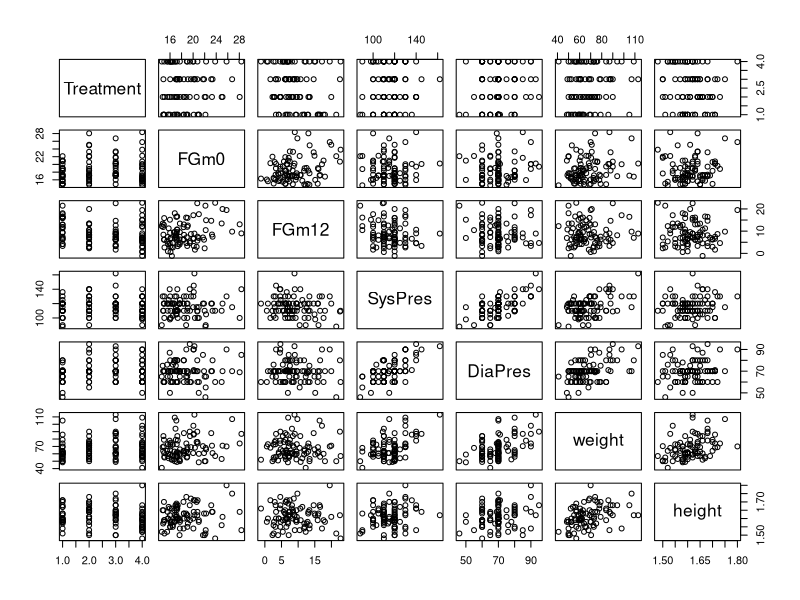
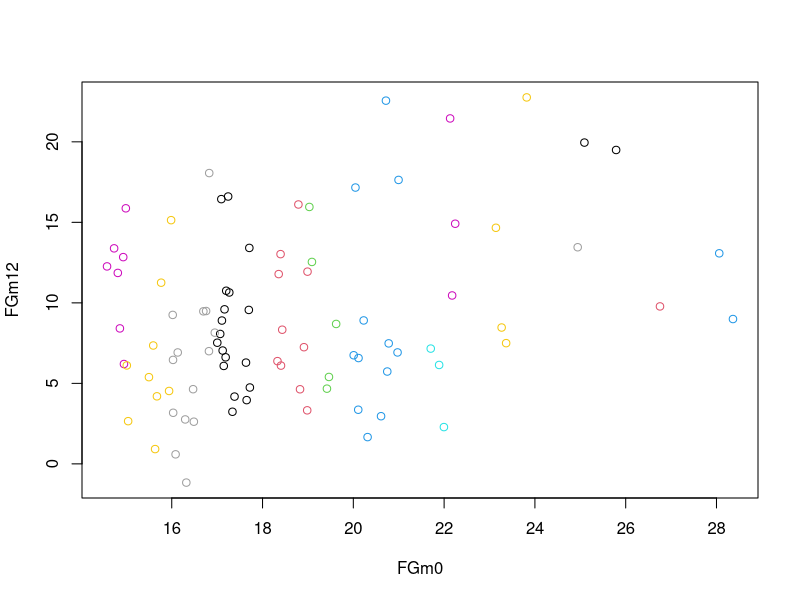
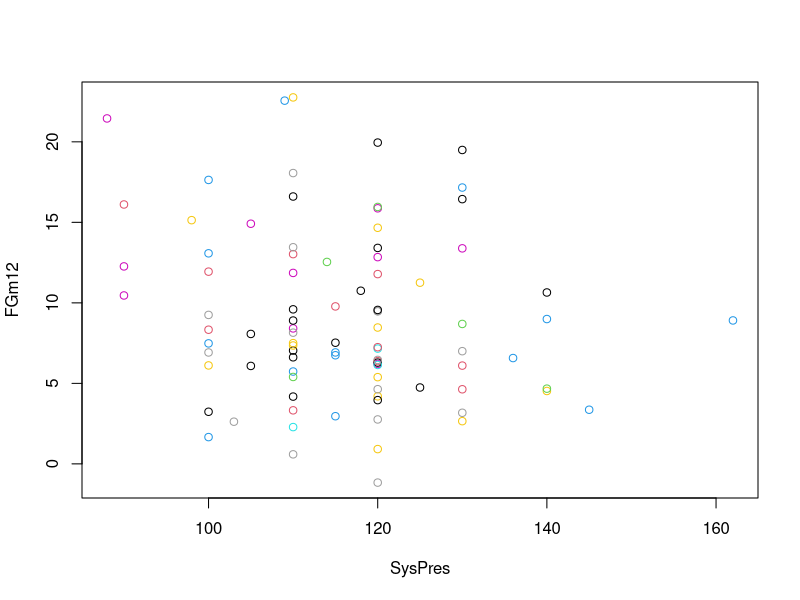
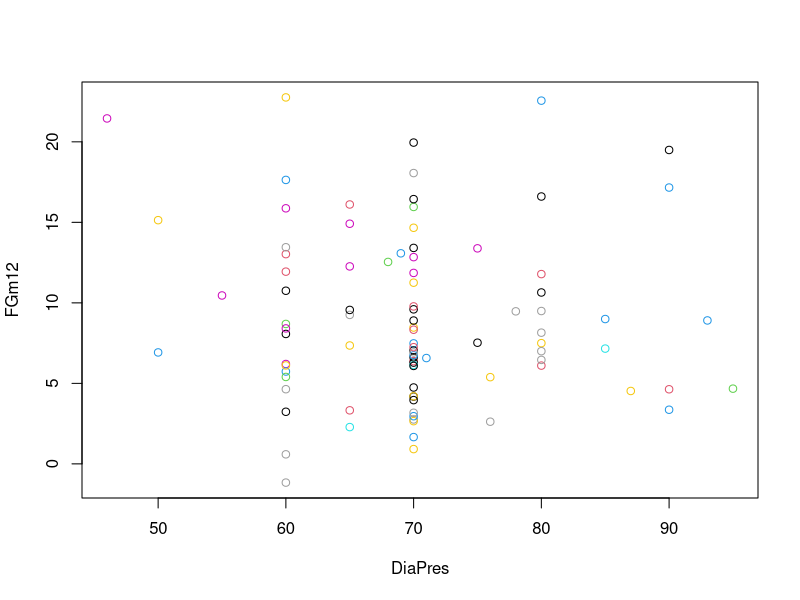
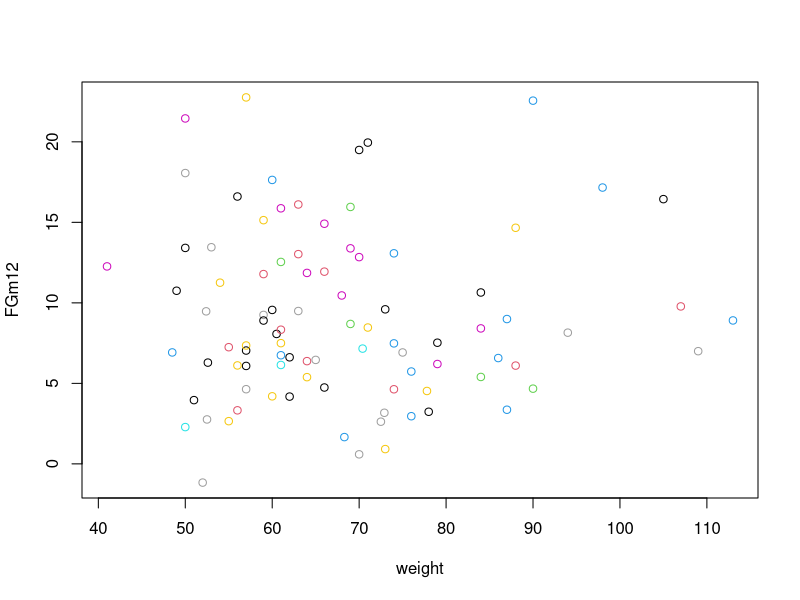
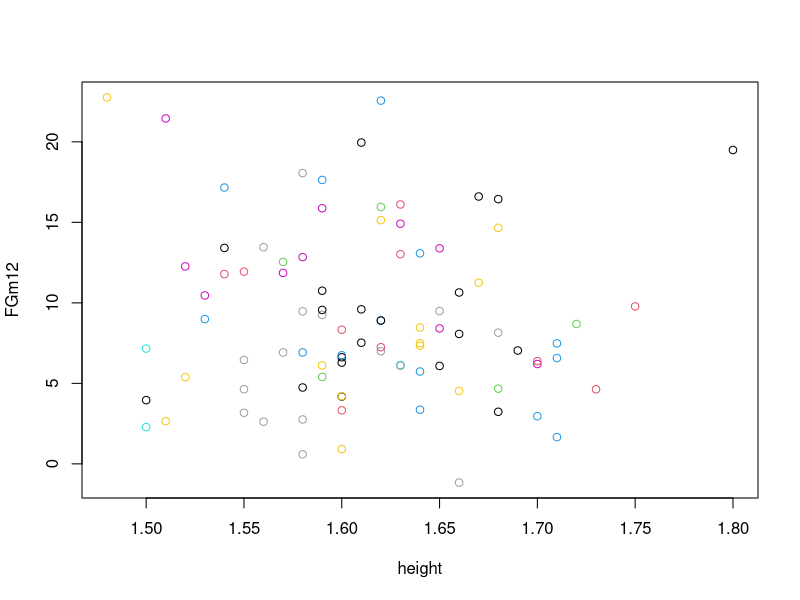
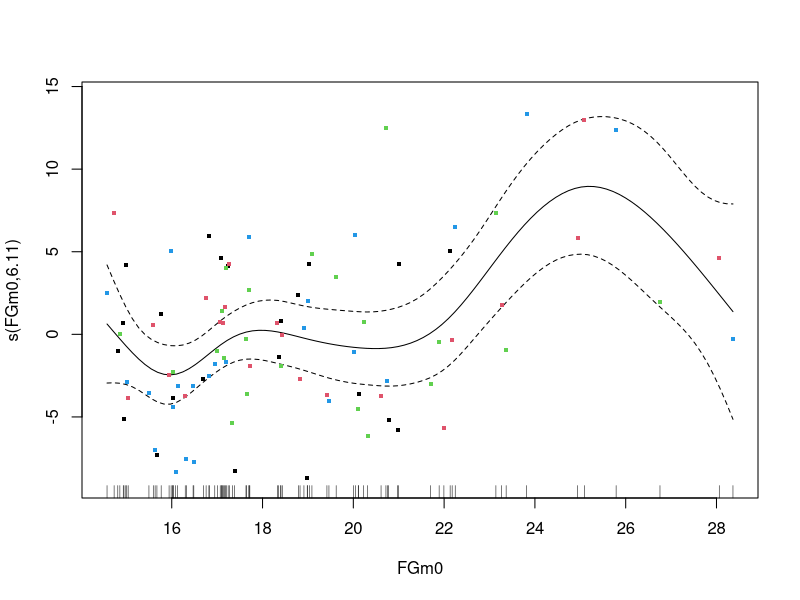
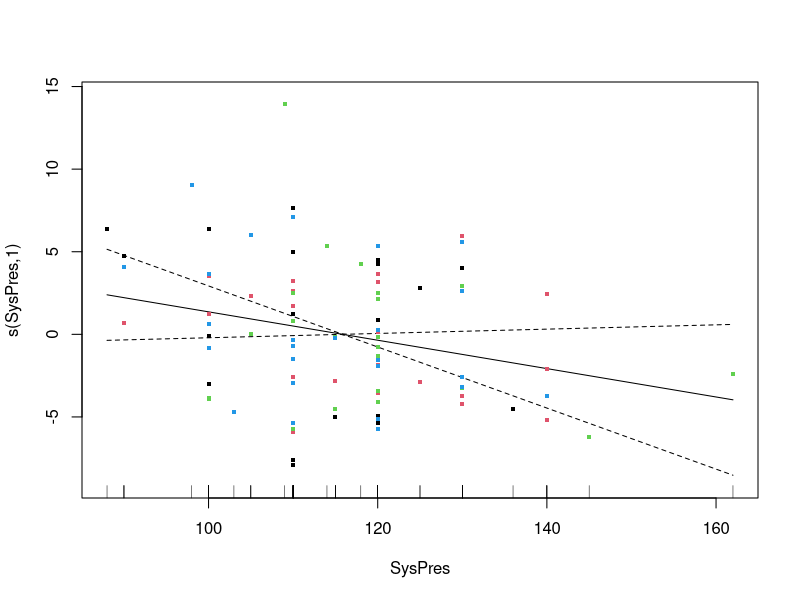

The R source for these figures, in order:
## ---- chunk 1
library(mgcv)

hirs <- read.table("hirsutism.dat",header=T, sep="\t",fill=TRUE)
## ---- chunk 2
hirs$Treatment <- as.factor(hirs$Treatment)
data = hirs[,!(names(hirs) %in% c('FGm3','FGm6'))]
data$height <- as.numeric(data$height)
data$FGm12 <- as.numeric(data$FGm12)
data <- na.omit(data)
## ---- chunk 3
pairs(data)
nrow(data)
cor(data[,-1])
## ---- chunk 4
for(i in c(2,4,5,6,7)){
  plot(data[,i],data[,3],col=data[,2],xlab = colnames(data)[i],ylab=colnames(data)[3])
}
## ---- chunk 5
gam0 <- gam(FGm12 ~ FGm0 + Treatment + SysPres + DiaPres + weight + height, data = data)

summary(gam0)
## ---- chunk 6
gam1 <- gam(FGm12 ~ s(FGm0) + Treatment + s(SysPres) + s(DiaPres) + s(weight) + s(height), data = data)

summary(gam1)
anova(gam0, gam1, test='F')
## ---- chunk 7
plot(gam1,residuals = T,shade = T, cex=4,col=data$Treatment)
## ---- chunk 8
vis.gam(gam1, view=c("weight","height"),
        theta = 0, phi = 10, r = sqrt(3), d = 1)

vis.gam(gam1, view=c("SysPres","height"),
        theta = 0, phi = 30, r = sqrt(3), d = 1)

vis.gam(gam1, view=c("SysPres","height"),
        theta = 0, phi = 30, r = sqrt(3), d = 1)
## ---- chunk 9
gam1.0 <- gam(FGm12 ~ s(FGm0) + Treatment + SysPres + s(DiaPres) + weight + height, data = data)
summary(gam1.0)
anova(gam1, gam1.0, test='F')
## ---- chunk 10
gam1.1 <- gam(FGm12 ~ s(FGm0) + Treatment + SysPres + weight + height, data = data)
summary(gam1.1)
gam1.2 <- gam(FGm12 ~ s(FGm0) + Treatment + SysPres + weight, data = data)
summary(gam1.2)
gam1.3 <- gam(FGm12 ~ s(FGm0) + Treatment + SysPres, data = data)
summary(gam1.3)
gam1.4 <- gam(FGm12 ~ s(FGm0) + Treatment, data = data)
summary(gam1.4)
anova(gam1.0, gam1.1,gam1.2,gam1.3,gam1.4, test='F')
anova(gam1.0,gam1.4,test='F')
## ---- chunk 11
plot(gam1.0,residuals=TRUE, shade=TRUE, cex=2, lwd=2)
## ---- chunk 12
par(mfrow=c(2,2))
gam.check(gam1.0)
## ---- chunk 13
gam2.1 <- gam(FGm12 ~ s(FGm0) + Treatment + SysPres + s(DiaPres) + weight + height + te(SysPres, weight) + te(DiaPres, height), data = data)

gam2.2 <- gam(FGm12 ~ s(FGm0) + Treatment + SysPres + s(DiaPres) + weight + height + te(DiaPres, weight) + te(SysPres, height), data = data)

gam2.3 <- gam(FGm12 ~ s(FGm0) + Treatment + SysPres + s(DiaPres) + weight + height + te(height, weight) + te(SysPres, DiaPres), data = data)

summary(gam2.1)
summary(gam2.2)
summary(gam2.3)
anova(gam2.1, gam2.2, gam2.3, test='F')
## ---- chunk 14
gam2.4 <- gam(FGm12 ~ s(FGm0) + Treatment + SysPres + s(DiaPres) + weight + height + te(DiaPres, weight) + te(DiaPres, height)+ te(weight, height), data = data)
summary(gam2.4)
anova(gam1.0, gam2.4, test='F')
## ---- chunk 15
gam2.5 <- gam(FGm12 ~ s(FGm0) + Treatment + SysPres + DiaPres +  height + te(DiaPres, weight) + te(DiaPres, height), data = data)
summary(gam2.5)
anova(gam2.4, gam2.5, test='F')
## ---- chunk 16
plot(gam2.4,residuals=TRUE, shade=TRUE, cex=2, lwd=2)
## ---- chunk 17
par(mfrow=c(2,2))
gam.check(gam2.4)
## ---- chunk 18
vis.gam(gam2.2,view=c("FGm0","DiaPres"),
        theta = -40, phi = 10, r = sqrt(3), d = 1)
## ---- chunk 19
gam3.1 <- gam(FGm12 ~ s(FGm0,by=Treatment) + Treatment + SysPres + DiaPres + weight + height + te(DiaPres, weight) + te(DiaPres, height)+ te(weight, height), data=data)
summary(gam3.1)
anova(gam2.5,gam3.1,test='F')
## ---- chunk 20
gam.final <- gam3.1
par(mfrow=c(2,2))
gam.check(gam.final)
## ---- chunk 21
plot(gam.final,residuals=TRUE, shade=TRUE, cex=2, lwd=2)
